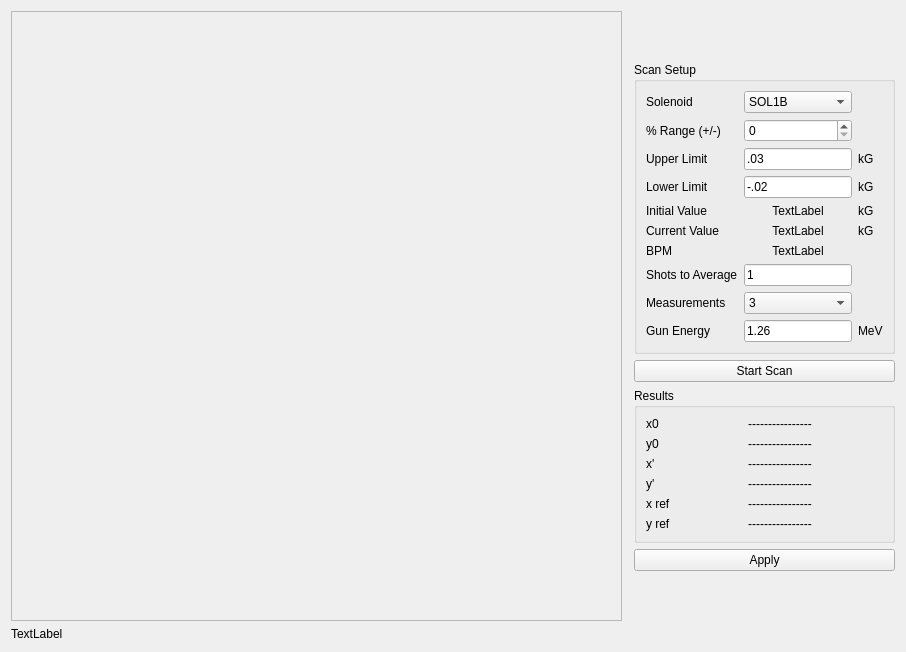
<?xml version="1.0" encoding="UTF-8"?>
<ui version="4.0">
 <class>Form</class>
 <widget class="QWidget" name="Form">
  <property name="geometry">
   <rect>
    <x>0</x>
    <y>0</y>
    <width>906</width>
    <height>652</height>
   </rect>
  </property>
  <property name="windowTitle">
   <string>Form</string>
  </property>
  <layout class="QGridLayout" name="gridLayout_2">
   <item row="5" column="2">
    <widget class="QPushButton" name="apply_cor">
     <property name="text">
      <string>Apply</string>
     </property>
    </widget>
   </item>
   <item row="2" column="2">
    <widget class="QPushButton" name="start_button">
     <property name="text">
      <string>Start Scan</string>
     </property>
    </widget>
   </item>
   <item row="6" column="2">
    <spacer name="verticalSpacer_2">
     <property name="orientation">
      <enum>Qt::Vertical</enum>
     </property>
     <property name="sizeHint" stdset="0">
      <size>
       <width>20</width>
       <height>40</height>
      </size>
     </property>
    </spacer>
   </item>
   <item row="0" column="1" colspan="2">
    <spacer name="verticalSpacer">
     <property name="orientation">
      <enum>Qt::Vertical</enum>
     </property>
     <property name="sizeHint" stdset="0">
      <size>
       <width>20</width>
       <height>40</height>
      </size>
     </property>
    </spacer>
   </item>
   <item row="1" column="2">
    <widget class="QGroupBox" name="groupBox">
     <property name="sizePolicy">
      <sizepolicy hsizetype="Maximum" vsizetype="Preferred">
       <horstretch>0</horstretch>
       <verstretch>0</verstretch>
      </sizepolicy>
     </property>
     <property name="font">
      <font>
       <weight>50</weight>
       <bold>false</bold>
      </font>
     </property>
     <property name="title">
      <string>Scan Setup</string>
     </property>
     <property name="flat">
      <bool>false</bool>
     </property>
     <layout class="QGridLayout" name="gridLayout">
      <item row="1" column="1">
       <widget class="QSpinBox" name="percent_sb"/>
      </item>
      <item row="3" column="1">
       <widget class="QLineEdit" name="sol_lower">
        <property name="sizePolicy">
         <sizepolicy hsizetype="Expanding" vsizetype="Fixed">
          <horstretch>0</horstretch>
          <verstretch>0</verstretch>
         </sizepolicy>
        </property>
        <property name="text">
         <string>-.02</string>
        </property>
       </widget>
      </item>
      <item row="1" column="0">
       <widget class="QLabel" name="label_3">
        <property name="sizePolicy">
         <sizepolicy hsizetype="Maximum" vsizetype="Preferred">
          <horstretch>0</horstretch>
          <verstretch>0</verstretch>
         </sizepolicy>
        </property>
        <property name="text">
         <string>% Range (+/-)</string>
        </property>
       </widget>
      </item>
      <item row="3" column="0">
       <widget class="QLabel" name="label_5">
        <property name="sizePolicy">
         <sizepolicy hsizetype="Maximum" vsizetype="Preferred">
          <horstretch>0</horstretch>
          <verstretch>0</verstretch>
         </sizepolicy>
        </property>
        <property name="text">
         <string>Lower Limit</string>
        </property>
       </widget>
      </item>
      <item row="2" column="0">
       <widget class="QLabel" name="label_4">
        <property name="sizePolicy">
         <sizepolicy hsizetype="Maximum" vsizetype="Preferred">
          <horstretch>0</horstretch>
          <verstretch>0</verstretch>
         </sizepolicy>
        </property>
        <property name="text">
         <string>Upper Limit</string>
        </property>
       </widget>
      </item>
      <item row="0" column="0">
       <widget class="QLabel" name="label_2">
        <property name="sizePolicy">
         <sizepolicy hsizetype="Maximum" vsizetype="Preferred">
          <horstretch>0</horstretch>
          <verstretch>0</verstretch>
         </sizepolicy>
        </property>
        <property name="text">
         <string>Solenoid</string>
        </property>
       </widget>
      </item>
      <item row="2" column="1">
       <widget class="QLineEdit" name="sol_upper">
        <property name="sizePolicy">
         <sizepolicy hsizetype="Expanding" vsizetype="Fixed">
          <horstretch>0</horstretch>
          <verstretch>0</verstretch>
         </sizepolicy>
        </property>
        <property name="text">
         <string>.03</string>
        </property>
       </widget>
      </item>
      <item row="2" column="2">
       <widget class="QLabel" name="label_7">
        <property name="sizePolicy">
         <sizepolicy hsizetype="Maximum" vsizetype="Preferred">
          <horstretch>0</horstretch>
          <verstretch>0</verstretch>
         </sizepolicy>
        </property>
        <property name="text">
         <string>kG</string>
        </property>
       </widget>
      </item>
      <item row="6" column="1">
       <widget class="QLabel" name="bpm_label">
        <property name="text">
         <string>TextLabel</string>
        </property>
        <property name="alignment">
         <set>Qt::AlignCenter</set>
        </property>
       </widget>
      </item>
      <item row="4" column="0">
       <widget class="QLabel" name="label">
        <property name="text">
         <string>Initial Value</string>
        </property>
       </widget>
      </item>
      <item row="9" column="1">
       <widget class="QLineEdit" name="gun_energy">
        <property name="text">
         <string>1.26</string>
        </property>
       </widget>
      </item>
      <item row="7" column="1">
       <widget class="QLineEdit" name="bpm_readings">
        <property name="text">
         <string>1</string>
        </property>
       </widget>
      </item>
      <item row="4" column="1">
       <widget class="QLabel" name="init_sol_val">
        <property name="text">
         <string>TextLabel</string>
        </property>
        <property name="alignment">
         <set>Qt::AlignCenter</set>
        </property>
       </widget>
      </item>
      <item row="0" column="1">
       <widget class="QComboBox" name="sol_combo">
        <property name="sizePolicy">
         <sizepolicy hsizetype="Preferred" vsizetype="Fixed">
          <horstretch>0</horstretch>
          <verstretch>0</verstretch>
         </sizepolicy>
        </property>
        <item>
         <property name="text">
          <string>SOL1B</string>
         </property>
        </item>
        <item>
         <property name="text">
          <string>SOL2B</string>
         </property>
        </item>
       </widget>
      </item>
      <item row="5" column="0">
       <widget class="QLabel" name="label_9">
        <property name="text">
         <string>Current Value</string>
        </property>
       </widget>
      </item>
      <item row="9" column="0">
       <widget class="QLabel" name="label_15">
        <property name="text">
         <string>Gun Energy</string>
        </property>
       </widget>
      </item>
      <item row="5" column="2">
       <widget class="QLabel" name="label_11">
        <property name="sizePolicy">
         <sizepolicy hsizetype="Maximum" vsizetype="Preferred">
          <horstretch>0</horstretch>
          <verstretch>0</verstretch>
         </sizepolicy>
        </property>
        <property name="text">
         <string>kG</string>
        </property>
       </widget>
      </item>
      <item row="3" column="2">
       <widget class="QLabel" name="label_8">
        <property name="sizePolicy">
         <sizepolicy hsizetype="Maximum" vsizetype="Preferred">
          <horstretch>0</horstretch>
          <verstretch>0</verstretch>
         </sizepolicy>
        </property>
        <property name="text">
         <string>kG</string>
        </property>
       </widget>
      </item>
      <item row="7" column="0">
       <widget class="QLabel" name="label_13">
        <property name="text">
         <string>Shots to Average</string>
        </property>
       </widget>
      </item>
      <item row="6" column="0">
       <widget class="QLabel" name="label_12">
        <property name="text">
         <string>BPM</string>
        </property>
       </widget>
      </item>
      <item row="9" column="2">
       <widget class="QLabel" name="label_16">
        <property name="sizePolicy">
         <sizepolicy hsizetype="Maximum" vsizetype="Preferred">
          <horstretch>0</horstretch>
          <verstretch>0</verstretch>
         </sizepolicy>
        </property>
        <property name="text">
         <string>MeV</string>
        </property>
       </widget>
      </item>
      <item row="8" column="0">
       <widget class="QLabel" name="label_14">
        <property name="text">
         <string>Measurements</string>
        </property>
       </widget>
      </item>
      <item row="8" column="1">
       <widget class="QComboBox" name="meas_num_combo">
        <item>
         <property name="text">
          <string>3</string>
         </property>
        </item>
        <item>
         <property name="text">
          <string>4</string>
         </property>
        </item>
        <item>
         <property name="text">
          <string>5</string>
         </property>
        </item>
        <item>
         <property name="text">
          <string>6</string>
         </property>
        </item>
        <item>
         <property name="text">
          <string>7</string>
         </property>
        </item>
       </widget>
      </item>
      <item row="4" column="2">
       <widget class="QLabel" name="label_6">
        <property name="sizePolicy">
         <sizepolicy hsizetype="Maximum" vsizetype="Preferred">
          <horstretch>0</horstretch>
          <verstretch>0</verstretch>
         </sizepolicy>
        </property>
        <property name="text">
         <string>kG</string>
        </property>
       </widget>
      </item>
      <item row="5" column="1">
       <widget class="QLabel" name="cur_sol_val">
        <property name="text">
         <string>TextLabel</string>
        </property>
        <property name="alignment">
         <set>Qt::AlignCenter</set>
        </property>
       </widget>
      </item>
     </layout>
    </widget>
   </item>
   <item row="3" column="2" rowspan="2">
    <widget class="QGroupBox" name="groupBox_2">
     <property name="sizePolicy">
      <sizepolicy hsizetype="Preferred" vsizetype="Preferred">
       <horstretch>0</horstretch>
       <verstretch>0</verstretch>
      </sizepolicy>
     </property>
     <property name="font">
      <font>
       <weight>50</weight>
       <bold>false</bold>
      </font>
     </property>
     <property name="title">
      <string>Results</string>
     </property>
     <layout class="QGridLayout" name="gridLayout_4">
      <item row="0" column="1">
       <widget class="QLabel" name="xo">
        <property name="text">
         <string>----------------</string>
        </property>
        <property name="alignment">
         <set>Qt::AlignCenter</set>
        </property>
       </widget>
      </item>
      <item row="2" column="1">
       <widget class="QLabel" name="x_prime">
        <property name="text">
         <string>----------------</string>
        </property>
        <property name="alignment">
         <set>Qt::AlignCenter</set>
        </property>
       </widget>
      </item>
      <item row="4" column="1">
       <widget class="QLabel" name="x_ref">
        <property name="text">
         <string>----------------</string>
        </property>
        <property name="alignment">
         <set>Qt::AlignCenter</set>
        </property>
       </widget>
      </item>
      <item row="1" column="1">
       <widget class="QLabel" name="yo">
        <property name="text">
         <string>----------------</string>
        </property>
        <property name="alignment">
         <set>Qt::AlignCenter</set>
        </property>
       </widget>
      </item>
      <item row="3" column="1">
       <widget class="QLabel" name="y_prime">
        <property name="text">
         <string>----------------</string>
        </property>
        <property name="alignment">
         <set>Qt::AlignCenter</set>
        </property>
       </widget>
      </item>
      <item row="5" column="1">
       <widget class="QLabel" name="y_ref">
        <property name="text">
         <string>----------------</string>
        </property>
        <property name="alignment">
         <set>Qt::AlignCenter</set>
        </property>
       </widget>
      </item>
      <item row="0" column="0">
       <widget class="QLabel" name="label_23">
        <property name="sizePolicy">
         <sizepolicy hsizetype="Maximum" vsizetype="Preferred">
          <horstretch>0</horstretch>
          <verstretch>0</verstretch>
         </sizepolicy>
        </property>
        <property name="text">
         <string>x0</string>
        </property>
       </widget>
      </item>
      <item row="1" column="0">
       <widget class="QLabel" name="label_24">
        <property name="text">
         <string>y0</string>
        </property>
       </widget>
      </item>
      <item row="2" column="0">
       <widget class="QLabel" name="label_25">
        <property name="text">
         <string>x'</string>
        </property>
       </widget>
      </item>
      <item row="3" column="0">
       <widget class="QLabel" name="label_26">
        <property name="text">
         <string>y'</string>
        </property>
       </widget>
      </item>
      <item row="4" column="0">
       <widget class="QLabel" name="label_27">
        <property name="text">
         <string>x ref</string>
        </property>
       </widget>
      </item>
      <item row="5" column="0">
       <widget class="QLabel" name="label_28">
        <property name="text">
         <string>y ref</string>
        </property>
       </widget>
      </item>
     </layout>
    </widget>
   </item>
   <item row="0" column="0" rowspan="7">
    <widget class="QFrame" name="frame">
     <property name="sizePolicy">
      <sizepolicy hsizetype="MinimumExpanding" vsizetype="Preferred">
       <horstretch>0</horstretch>
       <verstretch>0</verstretch>
      </sizepolicy>
     </property>
     <property name="frameShape">
      <enum>QFrame::StyledPanel</enum>
     </property>
     <property name="frameShadow">
      <enum>QFrame::Raised</enum>
     </property>
     <layout class="QGridLayout" name="gridLayout_3">
      <item row="0" column="0">
       <layout class="QGridLayout" name="plotLayout"/>
      </item>
     </layout>
    </widget>
   </item>
   <item row="7" column="0" colspan="3">
    <widget class="QLabel" name="statusbar">
     <property name="text">
      <string>TextLabel</string>
     </property>
    </widget>
   </item>
  </layout>
 </widget>
 <resources/>
 <connections/>
</ui>
